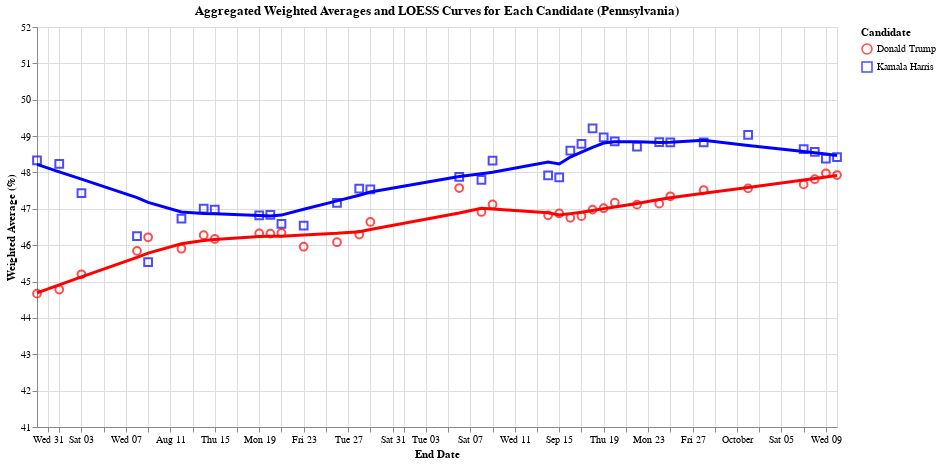

This figure's notebook cell:
### Code cell
import altair as alt

# Aggregating the average for groupby 'end_date' and 'candidate_name'
df_aggregated = df_weighted_averages.groupby(['end_date', 'candidate_name']).agg({
    'weighted_average_pct': 'mean'
}).reset_index().sort_values(by='end_date',ascending=False)
print('Pennsylvania')
print(df_aggregated.head(10))
# Define the custom color scale for the candidates
color_scale = alt.Scale(domain=['Kamala Harris', 'Donald Trump'], range=['blue', 'red'])

# Scatter plot with distinct shapes for each candidate
scatter = alt.Chart(df_aggregated).mark_point(size=60).encode(
    x=alt.X('end_date:T', title='End Date'),
    y=alt.Y('weighted_average_pct:Q', title='Weighted Average (%)', scale=alt.Scale(domain=[41, 52])),  # Restricted vertical axis
    color=alt.Color('candidate_name:N', scale=color_scale, title='Candidate'),  # Custom color scale for candidates
    shape=alt.Shape('candidate_name:N', title='Candidate'),  # Different shapes for each candidate
    tooltip=[alt.Tooltip('end_date:T', title='Date'), alt.Tooltip('candidate_name:N', title='Candidate'), alt.Tooltip('weighted_average_pct:Q', title='Weighted Average (%)')]
).properties(
    width=800,
    height=400
)

# LOESS smoothing for each candidate, applied to the aggregated data
loess = alt.Chart(df_aggregated).transform_loess(
    'end_date', 'weighted_average_pct', groupby=['candidate_name']
).mark_line(size=3).encode(
    x='end_date:T',
    y=alt.Y('weighted_average_pct:Q', title='Weighted Average (%)'),
    color=alt.Color('candidate_name:N', scale=color_scale, title='Candidate'),  # Custom color scale for candidates
    tooltip=[alt.Tooltip('candidate_name:N', title='Candidate'), alt.Tooltip('end_date:T', title='Date'), alt.Tooltip('weighted_average_pct:Q', title='Smoothed Average (%)')]
)

# Layer scatter plot and LOESS smoothing
final_chart = alt.layer(scatter, loess).properties(
    title="Aggregated Weighted Averages and LOESS Curves for Each Candidate (Pennsylvania)"
)

# Display the final chart
final_chart.display()

### Figure 1 — Vega-Lite specification as saved in the notebook (floating-point values rounded to 4 significant figures)
{"config": {"view": {"continuousWidth": 300, "continuousHeight": 300}}, "layer": [{"mark": {"type": "point", "size": 60}, "encoding": {"color": {"field": "candidate_name", "scale": {"domain": ["Kamala Harris", "Donald Trump"], "range": ["blue", "red"]}, "title": "Candidate", "type": "nominal"}, "shape": {"field": "candidate_name", "title": "Candidate", "type": "nominal"}, "tooltip": [{"field": "end_date", "title": "Date", "type": "temporal"}, {"field": "candidate_name", "title": "Candidate", "type": "nominal"}, {"field": "weighted_average_pct", "title": "Weighted Average (%)", "type": "quantitative"}], "x": {"field": "end_date", "title": "End Date", "type": "temporal"}, "y": {"field": "weighted_average_pct", "scale": {"domain": [41, 52]}, "title": "Weighted Average (%)", "type": "quantitative"}}}, {"mark": {"type": "line", "size": 3}, "encoding": {"color": {"field": "candidate_name", "scale": {"domain": ["Kamala Harris", "Donald Trump"], "range": ["blue", "red"]}, "title": "Candidate", "type": "nominal"}, "tooltip": [{"field": "candidate_name", "title": "Candidate", "type": "nominal"}, {"field": "end_date", "title": "Date", "type": "temporal"}, {"field": "weighted_average_pct", "title": "Smoothed Average (%)", "type": "quantitative"}], "x": {"field": "end_date", "type": "temporal"}, "y": {"field": "weighted_average_pct", "title": "Weighted Average (%)", "type": "quantitative"}}, "transform": [{"loess": "weighted_average_pct", "on": "end_date", "groupby": ["candidate_name"]}]}], "data": {"name": "data-1dad3117df9df55e9b2ce0ccbcbbeebe"}, "height": 400, "title": "Aggregated Weighted Averages and LOESS Curves for Each Candidate (Pennsylvania)", "width": 800, "$schema": "https://vega.github.io/schema/vega-lite/v5.20.1.json", "datasets": {"data-1dad3117df9df55e9b2ce0ccbcbbeebe": [{"end_date": "2024-10-10T00:00:00", "candidate_name": "Kamala Harris", "weighted_average_pct": 48.42}, {"end_date": "2024-10-10T00:00:00", "candidate_name": "Donald Trump", "weighted_average_pct": 47.93}, {"end_date": "2024-10-09T00:00:00", "candidate_name": "Kamala Harris", "weighted_average_pct": 48.38}, {"end_date": "2024-10-09T00:00:00", "candidate_name": "Donald Trump", "weighted_average_pct": 47.98}, {"end_date": "2024-10-08T00:00:00", "candidate_name": "Kamala Harris", "weighted_average_pct": 48.57}, {"end_date": "2024-10-08T00:00:00", "candidate_name": "Donald Trump", "weighted_average_pct": 47.82}, {"end_date": "2024-10-07T00:00:00", "candidate_name": "Kamala Harris", "weighted_average_pct": 48.64}, {"end_date": "2024-10-07T00:00:00", "candidate_name": "Donald Trump", "weighted_average_pct": 47.67}, {"end_date": "2024-10-02T00:00:00", "candidate_name": "Kamala Harris", "weighted_average_pct": 49.03}, {"end_date": "2024-10-02T00:00:00", "candidate_name": "Donald Trump", "weighted_average_pct": 47.56}, {"end_date": "2024-09-28T00:00:00", "candidate_name": "Kamala Harris", "weighted_average_pct": 48.82}, {"end_date": "2024-09-28T00:00:00", "candidate_name": "Donald Trump", "weighted_average_pct": 47.52}, {"end_date": "2024-09-25T00:00:00", "candidate_name": "Kamala Harris", "weighted_average_pct": 48.83}, {"end_date": "2024-09-25T00:00:00", "candidate_name": "Donald Trump", "weighted_average_pct": 47.34}, {"end_date": "2024-09-24T00:00:00", "candidate_name": "Kamala Harris", "weighted_average_pct": 48.83}, {"end_date": "2024-09-24T00:00:00", "candidate_name": "Donald Trump", "weighted_average_pct": 47.14}, {"end_date": "2024-09-22T00:00:00", "candidate_name": "Donald Trump", "weighted_average_pct": 47.11}, {"end_date": "2024-09-22T00:00:00", "candidate_name": "Kamala Harris", "weighted_average_pct": 48.71}, {"end_date": "2024-09-20T00:00:00", "candidate_name": "Donald Trump", "weighted_average_pct": 47.17}, {"end_date": "2024-09-20T00:00:00", "candidate_name": "Kamala Harris", "weighted_average_pct": 48.85}, {"end_date": "2024-09-19T00:00:00", "candidate_name": "Kamala Harris", "weighted_average_pct": 48.96}, {"end_date": "2024-09-19T00:00:00", "candidate_name": "Donald Trump", "weighted_average_pct": 47.02}, {"end_date": "2024-09-18T00:00:00", "candidate_name": "Kamala Harris", "weighted_average_pct": 49.21}, {"end_date": "2024-09-18T00:00:00", "candidate_name": "Donald Trump", "weighted_average_pct": 46.98}, {"end_date": "2024-09-17T00:00:00", "candidate_name": "Donald Trump", "weighted_average_pct": 46.8}, {"end_date": "2024-09-17T00:00:00", "candidate_name": "Kamala Harris", "weighted_average_pct": 48.79}, {"end_date": "2024-09-16T00:00:00", "candidate_name": "Kamala Harris", "weighted_average_pct": 48.6}, {"end_date": "2024-09-16T00:00:00", "candidate_name": "Donald Trump", "weighted_average_pct": 46.75}, {"end_date": "2024-09-15T00:00:00", "candidate_name": "Kamala Harris", "weighted_average_pct": 47.87}, {"end_date": "2024-09-15T00:00:00", "candidate_name": "Donald Trump", "weighted_average_pct": 46.87}, {"end_date": "2024-09-14T00:00:00", "candidate_name": "Kamala Harris", "weighted_average_pct": 47.92}, {"end_date": "2024-09-14T00:00:00", "candidate_name": "Donald Trump", "weighted_average_pct": 46.82}, {"end_date": "2024-09-09T00:00:00", "candidate_name": "Kamala Harris", "weighted_average_pct": 48.32}, {"end_date": "2024-09-09T00:00:00", "candidate_name": "Donald Trump", "weighted_average_pct": 47.12}, {"end_date": "2024-09-08T00:00:00", "candidate_name": "Kamala Harris", "weighted_average_pct": 47.79}, {"end_date": "2024-09-08T00:00:00", "candidate_name": "Donald Trump", "weighted_average_pct": 46.91}, {"end_date": "2024-09-06T00:00:00", "candidate_name": "Donald Trump", "weighted_average_pct": 47.57}, {"end_date": "2024-09-06T00:00:00", "candidate_name": "Kamala Harris", "weighted_average_pct": 47.88}, {"end_date": "2024-08-29T00:00:00", "candidate_name": "Kamala Harris", "weighted_average_pct": 47.54}, {"end_date": "2024-08-29T00:00:00", "candidate_name": "Donald Trump", "weighted_average_pct": 46.64}, {"end_date": "2024-08-28T00:00:00", "candidate_name": "Kamala Harris", "weighted_average_pct": 47.55}, {"end_date": "2024-08-28T00:00:00", "candidate_name": "Donald Trump", "weighted_average_pct": 46.29}, {"end_date": "2024-08-26T00:00:00", "candidate_name": "Donald Trump", "weighted_average_pct": 46.08}, {"end_date": "2024-08-26T00:00:00", "candidate_name": "Kamala Harris", "weighted_average_pct": 47.16}, {"end_date": "2024-08-23T00:00:00", "candidate_name": "Kamala Harris", "weighted_average_pct": 46.54}, {"end_date": "2024-08-23T00:00:00", "candidate_name": "Donald Trump", "weighted_average_pct": 45.96}, {"end_date": "2024-08-21T00:00:00", "candidate_name": "Kamala Harris", "weighted_average_pct": 46.58}, {"end_date": "2024-08-21T00:00:00", "candidate_name": "Donald Trump", "weighted_average_pct": 46.34}, {"end_date": "2024-08-20T00:00:00", "candidate_name": "Kamala Harris", "weighted_average_pct": 46.84}, {"end_date": "2024-08-20T00:00:00", "candidate_name": "Donald Trump", "weighted_average_pct": 46.32}, {"end_date": "2024-08-19T00:00:00", "candidate_name": "Kamala Harris", "weighted_average_pct": 46.82}, {"end_date": "2024-08-19T00:00:00", "candidate_name": "Donald Trump", "weighted_average_pct": 46.33}, {"end_date": "2024-08-15T00:00:00", "candidate_name": "Donald Trump", "weighted_average_pct": 46.17}, {"end_date": "2024-08-15T00:00:00", "candidate_name": "Kamala Harris", "weighted_average_pct": 46.98}, {"end_date": "2024-08-14T00:00:00", "candidate_name": "Kamala Harris", "weighted_average_pct": 47.01}, {"end_date": "2024-08-14T00:00:00", "candidate_name": "Donald Trump", "weighted_average_pct": 46.28}, {"end_date": "2024-08-12T00:00:00", "candidate_name": "Kamala Harris", "weighted_average_pct": 46.73}, {"end_date": "2024-08-12T00:00:00", "candidate_name": "Donald Trump", "weighted_average_pct": 45.9}, {"end_date": "2024-08-09T00:00:00", "candidate_name": "Kamala Harris", "weighted_average_pct": 45.54}, {"end_date": "2024-08-09T00:00:00", "candidate_name": "Donald Trump", "weighted_average_pct": 46.22}, {"end_date": "2024-08-08T00:00:00", "candidate_name": "Kamala Harris", "weighted_average_pct": 46.25}, {"end_date": "2024-08-08T00:00:00", "candidate_name": "Donald Trump", "weighted_average_pct": 45.84}, {"end_date": "2024-08-03T00:00:00", "candidate_name": "Kamala Harris", "weighted_average_pct": 47.43}, {"end_date": "2024-08-03T00:00:00", "candidate_name": "Donald Trump", "weighted_average_pct": 45.2}, {"end_date": "2024-08-01T00:00:00", "candidate_name": "Kamala Harris", "weighted_average_pct": 48.24}, {"end_date": "2024-08-01T00:00:00", "candidate_name": "Donald Trump", "weighted_average_pct": 44.78}, {"end_date": "2024-07-30T00:00:00", "candidate_name": "Kamala Harris", "weighted_average_pct": 48.33}, {"end_date": "2024-07-30T00:00:00", "candidate_name": "Donald Trump", "weighted_average_pct": 44.67}, {"end_date": "2024-07-29T00:00:00", "candidate_name": "Donald Trump", "weighted_average_pct": null}, {"end_date": "2024-07-29T00:00:00", "candidate_name": "Kamala Harris", "weighted_average_pct": null}, {"end_date": "2024-07-28T00:00:00", "candidate_name": "Kamala Harris", "weighted_average_pct": null}, {"end_date": "2024-07-28T00:00:00", "candidate_name": "Donald Trump", "weighted_average_pct": null}]}}
